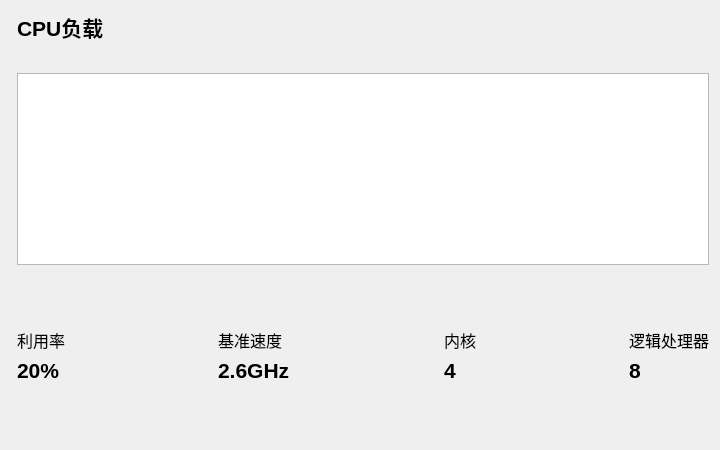
<?xml version="1.0" encoding="UTF-8"?>
<ui version="4.0">
 <class>PCMonitor</class>
 <widget class="QWidget" name="PCMonitor">
  <property name="geometry">
   <rect>
    <x>0</x>
    <y>0</y>
    <width>720</width>
    <height>450</height>
   </rect>
  </property>
  <property name="minimumSize">
   <size>
    <width>720</width>
    <height>450</height>
   </size>
  </property>
  <property name="windowTitle">
   <string>Form</string>
  </property>
  <layout class="QFormLayout" name="formLayout">
   <item row="0" column="1">
    <widget class="QLabel" name="label_3">
     <property name="font">
      <font>
       <pointsize>16</pointsize>
       <bold>true</bold>
       <kerning>true</kerning>
      </font>
     </property>
     <property name="text">
      <string>CPU负载</string>
     </property>
    </widget>
   </item>
   <item row="3" column="1">
    <spacer name="verticalSpacer_3">
     <property name="orientation">
      <enum>Qt::Vertical</enum>
     </property>
     <property name="sizeType">
      <enum>QSizePolicy::Fixed</enum>
     </property>
     <property name="sizeHint" stdset="0">
      <size>
       <width>693</width>
       <height>18</height>
      </size>
     </property>
    </spacer>
   </item>
   <item row="5" column="1">
    <spacer name="verticalSpacer_2">
     <property name="orientation">
      <enum>Qt::Vertical</enum>
     </property>
     <property name="sizeHint" stdset="0">
      <size>
       <width>693</width>
       <height>41</height>
      </size>
     </property>
    </spacer>
   </item>
   <item row="8" column="1">
    <layout class="QHBoxLayout" name="horizontalLayout">
     <item>
      <layout class="QVBoxLayout" name="verticalLayout">
       <item>
        <widget class="QLabel" name="label">
         <property name="font">
          <font>
           <pointsize>12</pointsize>
           <bold>false</bold>
           <kerning>true</kerning>
          </font>
         </property>
         <property name="text">
          <string>利用率</string>
         </property>
        </widget>
       </item>
       <item>
        <widget class="QLabel" name="label_cpu_percent">
         <property name="font">
          <font>
           <pointsize>16</pointsize>
           <bold>true</bold>
           <kerning>true</kerning>
          </font>
         </property>
         <property name="text">
          <string>20%</string>
         </property>
        </widget>
       </item>
      </layout>
     </item>
     <item>
      <spacer name="horizontalSpacer">
       <property name="orientation">
        <enum>Qt::Horizontal</enum>
       </property>
       <property name="sizeHint" stdset="0">
        <size>
         <width>78</width>
         <height>20</height>
        </size>
       </property>
      </spacer>
     </item>
     <item>
      <layout class="QVBoxLayout" name="verticalLayout_2">
       <item>
        <widget class="QLabel" name="label_5">
         <property name="font">
          <font>
           <pointsize>12</pointsize>
           <bold>false</bold>
           <kerning>true</kerning>
          </font>
         </property>
         <property name="text">
          <string>基准速度</string>
         </property>
        </widget>
       </item>
       <item>
        <widget class="QLabel" name="label_cpu_freq">
         <property name="font">
          <font>
           <pointsize>16</pointsize>
           <bold>true</bold>
           <kerning>true</kerning>
          </font>
         </property>
         <property name="text">
          <string>2.6GHz</string>
         </property>
        </widget>
       </item>
      </layout>
     </item>
     <item>
      <spacer name="horizontalSpacer_2">
       <property name="orientation">
        <enum>Qt::Horizontal</enum>
       </property>
       <property name="sizeHint" stdset="0">
        <size>
         <width>78</width>
         <height>20</height>
        </size>
       </property>
      </spacer>
     </item>
     <item>
      <layout class="QVBoxLayout" name="verticalLayout_3">
       <item>
        <widget class="QLabel" name="label_7">
         <property name="font">
          <font>
           <pointsize>12</pointsize>
           <bold>false</bold>
           <kerning>true</kerning>
          </font>
         </property>
         <property name="text">
          <string>内核</string>
         </property>
        </widget>
       </item>
       <item>
        <widget class="QLabel" name="label_cpu_core">
         <property name="font">
          <font>
           <pointsize>16</pointsize>
           <bold>true</bold>
           <kerning>true</kerning>
          </font>
         </property>
         <property name="text">
          <string>4</string>
         </property>
        </widget>
       </item>
      </layout>
     </item>
     <item>
      <spacer name="horizontalSpacer_3">
       <property name="orientation">
        <enum>Qt::Horizontal</enum>
       </property>
       <property name="sizeHint" stdset="0">
        <size>
         <width>78</width>
         <height>20</height>
        </size>
       </property>
      </spacer>
     </item>
     <item>
      <layout class="QVBoxLayout" name="verticalLayout_4">
       <item>
        <widget class="QLabel" name="label_9">
         <property name="font">
          <font>
           <pointsize>12</pointsize>
           <bold>false</bold>
           <kerning>true</kerning>
          </font>
         </property>
         <property name="text">
          <string>逻辑处理器</string>
         </property>
        </widget>
       </item>
       <item>
        <widget class="QLabel" name="label_cpu_logicalcore">
         <property name="font">
          <font>
           <pointsize>16</pointsize>
           <bold>true</bold>
           <kerning>true</kerning>
          </font>
         </property>
         <property name="text">
          <string>8</string>
         </property>
        </widget>
       </item>
      </layout>
     </item>
    </layout>
   </item>
   <item row="9" column="1">
    <spacer name="verticalSpacer">
     <property name="orientation">
      <enum>Qt::Vertical</enum>
     </property>
     <property name="sizeHint" stdset="0">
      <size>
       <width>20</width>
       <height>40</height>
      </size>
     </property>
    </spacer>
   </item>
   <item row="4" column="1">
    <widget class="QChartView" name="pcChartView">
     <property name="minimumSize">
      <size>
       <width>500</width>
       <height>160</height>
      </size>
     </property>
    </widget>
   </item>
  </layout>
 </widget>
 <customwidgets>
  <customwidget>
   <class>QChartView</class>
   <extends>QGraphicsView</extends>
   <header location="global">QChartview.h</header>
  </customwidget>
 </customwidgets>
 <resources/>
 <connections/>
</ui>
